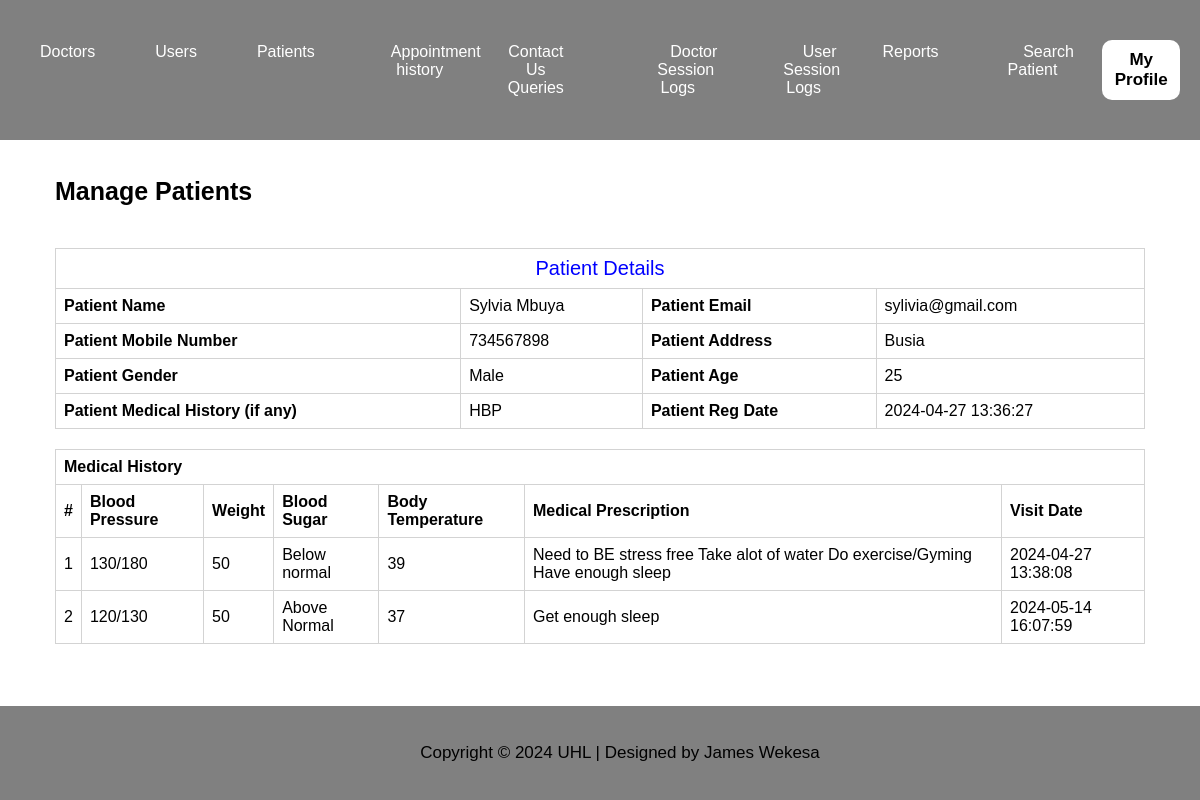
The app's page /admin/view-patient.php?viewid=8 (signed in) with its own data.
### tables this page shows
CREATE TABLE `tblpatient` (
  `ID` int(10) NOT NULL,
  `Docid` int(10) DEFAULT NULL,
  `PatientName` varchar(200) DEFAULT NULL,
  `PatientContno` bigint(10) DEFAULT NULL,
  `PatientEmail` varchar(200) DEFAULT NULL,
  `PatientGender` varchar(50) DEFAULT NULL,
  `PatientAdd` mediumtext DEFAULT NULL,
  `PatientAge` int(10) DEFAULT NULL,
  `PatientMedhis` mediumtext DEFAULT NULL,
  `CreationDate` timestamp NULL DEFAULT current_timestamp(),
  `UpdationDate` timestamp NULL DEFAULT NULL ON UPDATE current_timestamp()
);

CREATE TABLE `tblmedicalhistory` (
  `ID` int(10) NOT NULL,
  `PatientID` int(10) DEFAULT NULL,
  `BloodPressure` varchar(200) DEFAULT NULL,
  `BloodSugar` varchar(200) NOT NULL,
  `Weight` varchar(100) DEFAULT NULL,
  `Temperature` varchar(200) DEFAULT NULL,
  `MedicalPres` mediumtext DEFAULT NULL,
  `CreationDate` timestamp NOT NULL DEFAULT current_timestamp() ON UPDATE current_timestamp()
);

### admin/view-patient.php (the view, shortened to what this page needs)
<?php
include('../includes/db_connect.php');
?>
<!DOCTYPE html>
<html lang="en">
<head>
    <link rel="stylesheet" href="dashboard.css">
</head>
<body>
<header>
    <nav class="main-nav">
        <ul>
            <li class="dropdown-container">
                <div class="dropdown-button">Doctors</div>
            </li>
            <li class="dropdown-container">
                <div class="dropdown-button">Users</div>
            </li>
            <li class="dropdown-container">
                <div class="dropdown-button">Patients</div>
            </li>
            <li><a href="appointment-history.php">Appointment history</a></li>
            <li class="dropdown-container">
                <div class="dropdown-button">Contact Us Queries</div>
            </li>
            <li><a href="doctor-logs.php">Doctor Session Logs</a></li>
            <li><a href="user-logs.php">User Session Logs</a></li>
            <li class="dropdown-container">
                <div class="dropdown-button">Reports</div>
            </li>
            <li><a href="patient-search.php">Search Patient</a></li>
        </ul>
    </nav>
    <div class="dropdown-container">
        <button class="dropbtn_1">My Profile</button>
    </div>
</header>
<div class="container">
    <main>
        <div class="container">
            <div class="row">
                <div class="col">
                    <h5 class="title">Manage Patients</h5>
                    <?php
                    $vid=$_GET['viewid'];
                    $ret=mysqli_query($conn,"select * from tblpatient where ID='$vid'");
                    $cnt=1;
                    while ($row=mysqli_fetch_array($ret)) {
                    ?>
                    <table class="patient-details-table" style="border: 1px">
                        <tr style="text-align: center;">
                            <td colspan="4" style="font-size:20px;color:blue">
                                Patient Details
                            </td>
                        </tr>
                        <tr>
                            <th>Patient Name</th>
                            <td><?php  echo $row['PatientName'];?></td>
                            <th>Patient Email</th>
                            <td><?php  echo $row['PatientEmail'];?></td>
                        </tr>
                        <tr>
                            <th>Patient Mobile Number</th>
                            <td><?php  echo $row['PatientContno'];?></td>
                            <th>Patient Address</th>
                            <td><?php  echo $row['PatientAdd'];?></td>
                        </tr>
                        <tr>
                            <th>Patient Gender</th>
                            <td><?php  echo $row['PatientGender'];?></td>
                            <th>Patient Age</th>
                            <td><?php  echo $row['PatientAge'];?></td>
                        </tr>
                        <tr>
                            <th>Patient Medical History (if any)</th>
                            <td><?php  echo $row['PatientMedhis'];?></td>
                            <th>Patient Reg Date</th>
                            <td><?php  echo $row['CreationDate'];?></td>
                        </tr>
                    </table>
                    <?php }?>
                    <?php
                    $ret=mysqli_query($conn,"select * from tblmedicalhistory  where PatientID='$vid'");
                    ?>
                    <table class="medical-history-table">
                        <tr style="text-align: center;">
                            <th colspan="8">Medical History</th>
                        </tr>
                        <tr>
                            <th>#</th>
                            <th>Blood Pressure</th>
                            <th>Weight</th>
                            <th>Blood Sugar</th>
                            <th>Body Temperature</th>
                            <th>Medical Prescription</th>
                            <th>Visit Date</th>
                        </tr>
                        <?php
                        while ($row=mysqli_fetch_array($ret)) {
                        ?>
                        <tr>
                            <td><?php echo $cnt;?></td>
                            <td><?php  echo $row['BloodPressure'];?></td>
                            <td><?php  echo $row['Weight'];?></td>
                            <td><?php  echo $row['BloodSugar'];?></td>
                            <td><?php  echo $row['Temperature'];?></td>
                            <td><?php  echo $row['MedicalPres'];?></td>
                            <td><?php  echo $row['CreationDate'];?></td>
                        </tr>
                        <?php $cnt=$cnt+1;} ?>
                    </table>
                </div>
            </div>
        </div>
    </main>
</div>
<footer>
    <div class="footer">
        <p>Copyright &copy; <?php echo date("Y"); ?> UHL | Designed by James Wekesa</p>
    </div>
</footer>
</body>
</html>

### doctors/dashboard.css (style rules this page uses)
html, body, header, footer, nav, ul, li, main, aside { margin: 0; padding: 0; }
body { font-family: Arial, sans-serif; }
header { background-color: DarkSlateGray; color: white; padding: 20px; }
header nav ul { list-style: none; text-align: center; }
header nav ul li { display: inline; margin-right: 35px; }
header nav ul li a { color: white; text-decoration: none; }
header nav ul li a { color: white; text-decoration: none; padding: 8px 16px; transition: background-color 0.3s; }
.container { display: flex; margin: 20px; }
main { flex: 1; padding: 15px; }
footer { background-color: DarkSlateGray; color: white; text-align: center; padding: 20px; margin-top: 10px; }
button { color: white; background-color: lightseagreen; padding: 10px 20px; border: none; border-radius: 5px; cursor: pointer; }

### admin/view-patient.php (style rules this page uses)
header { background-color: gray; padding: 40px; margin-bottom: 0; }
.dropbtn_1 { background-color: white; border-radius: 10px; cursor: pointer; color: black; padding: 10px; font-size: 17px; font-weight: bold; }
footer { background-color: gray; padding: 15px; text-align: center; color: black; }
p { font-size: 17px; }
header { display: flex; flex-direction: row; justify-content: space-between; align-items: center; }
.main-nav ul { display: flex; list-style-type: none; padding: 0; }
.main-nav ul li { margin-right: 20px; }
.dropdown-container { position: relative; }
li a { color: blue; text-decoration: none; }
.dropdown-button { margin-right: 40px; font-size: 16px; cursor: pointer; }
.dropdown-container { display: inline-block; position: relative; }
header { margin-bottom: 10px; }
footer { padding: 20px; }
header { position: fixed; top: 0; left: 0; width: 95%; background-color: gray; z-index: 1000; }
footer { position: fixed; bottom: 0; left: 0; width: 100%; background-color: gray; z-index: 1000; }
.container { margin-top: 60px; margin-bottom: 30px; padding-bottom: 30px; overflow-y: auto; }
.patient-details-table, .medical-history-table { width: 100%; border-collapse: collapse; margin-bottom: 20px; }
.patient-details-table th, .medical-history-table th { border: 1px solid lightgray; padding: 8px; text-align: left; }
.patient-details-table td, .medical-history-table td { border: 1px solid lightgray; padding: 8px; }
h5 { font-size: 25px; }

### records on screen
tblpatient: PatientName "Sylvia Mbuya", PatientEmail "sylivia@gmail.com", PatientContno "734567898", PatientAdd "Busia", PatientGender "Male", PatientAge "25", PatientMedhis "HBP", CreationDate "2024-04-27 13:36:27"
tblmedicalhistory: BloodPressure "130/180", Weight "50", BloodSugar "Below normal", Temperature "39", MedicalPres "Need to BE stress free Take alot of water Do exercise/Gyming Have enough sleep", CreationDate "2024-04-27 13:38:08"
tblmedicalhistory: BloodPressure "120/130", Weight "50", BloodSugar "Above Normal", Temperature "37", MedicalPres "Get enough sleep", CreationDate "2024-05-14 16:07:59"
